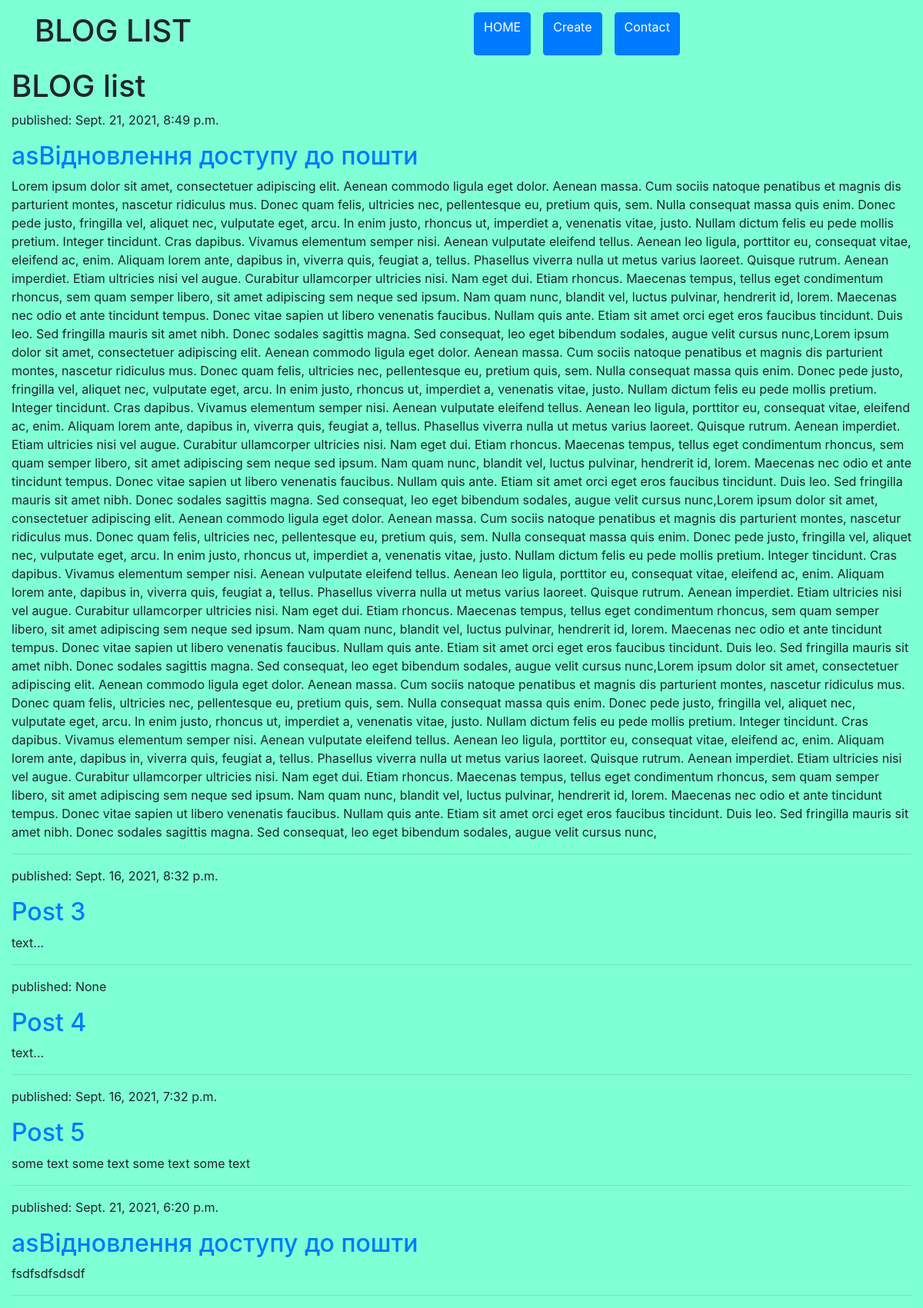
Before: / with the older database file.
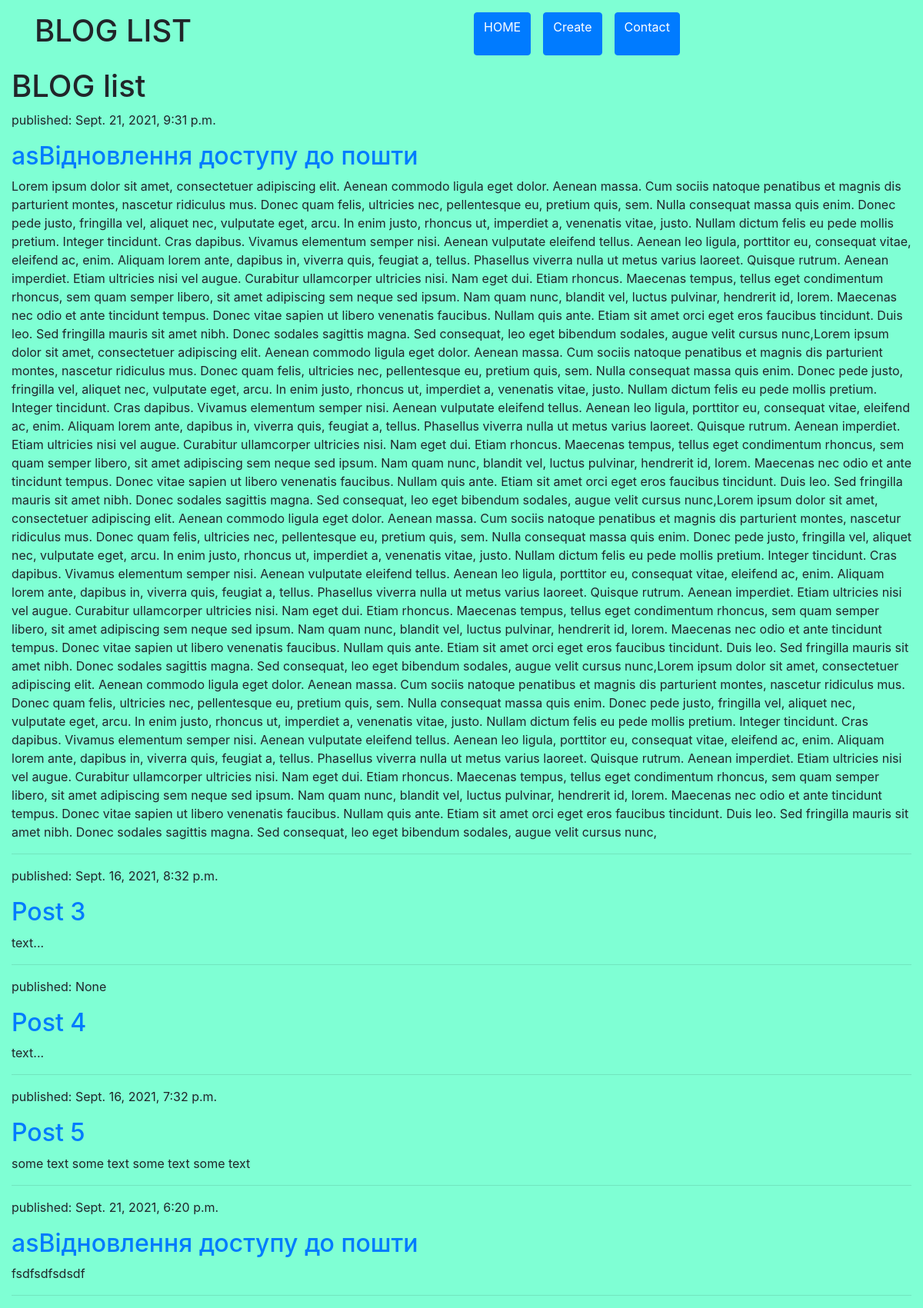
After: the same page with the newer database file.
### blog/models.py (models this page shows, shortened)
class Posts(models.Model):
    author = models.ForeignKey('auth.User', on_delete=models.CASCADE)
    title = models.CharField(max_length=200, null=False)
    text = models.TextField(null=False)
    create_date = models.DateTimeField(default=timezone.now)
    publish_date = models.DateTimeField(null=True)

### blog/views.py (the view)
# urls.py: url(r'^$', views.post_list, name='post_list'),
def post_list(request):
    posts = Posts.objects.all()
    return render(request, 'blog/post_lists.html', {'posts': posts})

### blog/templates/blog/post_lists.html
{% extends 'blog/base.html' %}
{% block content %}
{% for post in posts %}
<div class="post">
    <div class="date">
        <p>published: {{ post.publish_date }}</p>
    </div>
    <h2><a href="{% url 'post_detail' pk=post.pk %}">{{ post.title }}</a></h2>
    <p>{{ post.text }}</p>
    <hr>
</div>
{% endfor %}
{% endblock content %}

### blog/templates/blog/base.html (shortened to what this page needs)
{% load static %}
<!DOCTYPE html>
<html lang="en">
<head>
    <link rel="stylesheet" href="https://stackpath.bootstrapcdn.com/bootstrap/4.5.0/css/bootstrap.min.css"
>
    <link rel="stylesheet" href="https://cdn.jsdelivr.net/npm/bootstrap@4.5.3/dist/css/bootstrap.min.css"
>
    <link rel="stylesheet" href="{% static 'blog/css/blog.css' %}">
</head>
<body>
    {% include "blog/header.html" %}
    <h1>BLOG list</h1>
    {% block content %}
    {% endblock content %}
</body>
</html>

### blog/templates/blog/header.html
{% block content %}
<div class="container-fluid">
    <div class="container">
        <div class="row mt-3 mb-3">
            <h1 class="col-6">BLOG LIST</h1>
            <a class="btn btn-primary ml-3" href="{% url 'post_list' %}">HOME</a>
            <a class="btn btn-primary ml-3" href="{% url 'post_create' %}">Create</a>
            <a class="btn btn-primary ml-3" href="{% url 'contact' %}">Contact</a>
        </div>
    </div>
    {% endblock content %}

### blog/static/blog/css/blog.css (style rules this page uses)
body { background-color: aquamarine; }

Changed rows visible on the page:
changed Posts: publish_date "Sept. 21, 2021, 8:49 p.m." → "Sept. 21, 2021, 9:31 p.m."
